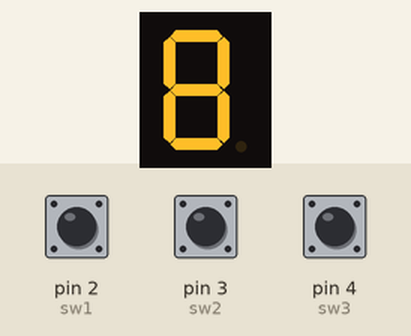
The sketch below on a simulated Arduino Uno, built with avr-gcc and run on an emulated ATmega328P. Shown: 1-digit seven-segment display. Wiring (inferred from the names in the program): 1-digit 7-segment display, segments lit when LOW: segments pin 5, pin 6, pin 7, pin 8, pin 9, pin 10, pin 11. Inputs (shaded band) come from the test bench; at power-on: pin 2 (sw1) HIGH, pin 3 (sw2) HIGH, pin 4 (sw3) HIGH. The segment pins are drawn as the display they are named for.

Above: at 1.2 s.
1.3 s: pin 2 (sw1) pulled LOW for 0.15 s
At 2.2 s:
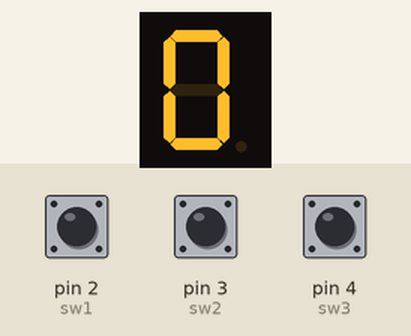
2.9 s: pin 3 (sw2) pulled LOW for 0.15 s
At 3.4 s:
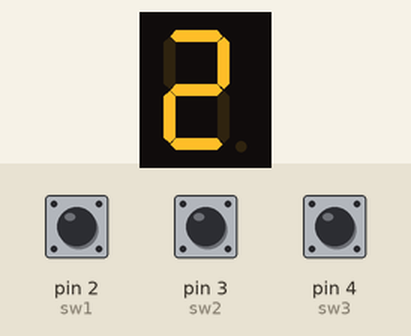
4.5 s: pin 4 (sw3) pulled LOW for 0.15 s
At 5.8 s:
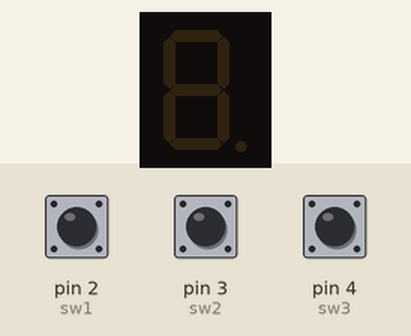
6.1 s: pin 2 (sw1) pulled LOW for 1 s
At 7.1 s:
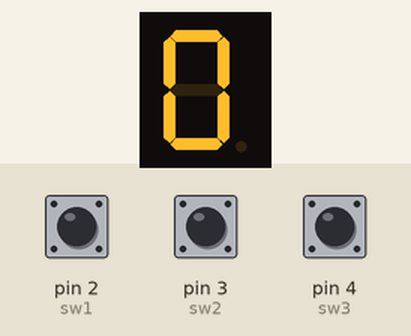
8.6 s: pin 3 (sw2) pulled LOW for 1 s
At 9.0 s:
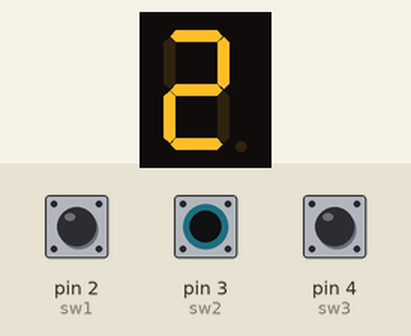
Timing chart, 0 to 11.6 s (numbered marks = the images above; inputs shaded):
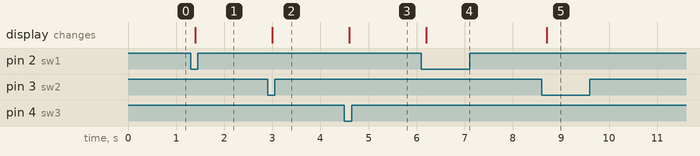

The sketch:

SEGMENT_ABSEN_NUMBER.ino
```cpp
int sw1 = 2;
int sw2 = 3;
int sw3 = 4;
int a = 5;
int b = 6;
int c = 7;
int d = 8;
int e = 9;
int f = 10;
int g = 11;

void setup() {
  pinMode(a, OUTPUT);
  pinMode(b, OUTPUT);
  pinMode(c, OUTPUT);
  pinMode(d, OUTPUT);
  pinMode(e, OUTPUT);
  pinMode(f, OUTPUT);
  pinMode(g, OUTPUT);
  pinMode(sw1,INPUT_PULLUP);
  pinMode(sw2,INPUT_PULLUP);
  pinMode(sw3,INPUT_PULLUP);
}

void loop() {
  if(digitalRead(sw1)==0){ //mencetak angka 0
    delay(100);
    digitalWrite(a, 0);
    digitalWrite(b, 0);
    digitalWrite(c, 0);
    digitalWrite(d, 0);
    digitalWrite(e, 0);
    digitalWrite(f, 0);
    digitalWrite(g, 1);
  }

  if(digitalRead(sw2)==0){ //mencetak angka 2
    delay(100);
    digitalWrite(a, 0);
    digitalWrite(b, 0);
    digitalWrite(c, 1);
    digitalWrite(d, 0);
    digitalWrite(e, 0);
    digitalWrite(f, 1);
    digitalWrite(g, 0);
  }

  if(digitalRead(sw3)==0){ //menghapus semua angka pada seven segment
    delay(100);
    digitalWrite(a, 1);
    digitalWrite(b, 1);
    digitalWrite(c, 1);
    digitalWrite(d, 1);
    digitalWrite(e, 1);
    digitalWrite(f, 1);
    digitalWrite(g, 1);
  }
}
```

Measured:
- after the input at 1.3 s, the display: changes after 0.10 s (image 1)
- after the input at 2.9 s, the display: changes after 0.10 s (image 2)
- after the input at 4.5 s, the display: changes after 0.10 s (image 3)
- after the input at 6.1 s, the display: changes after 0.10 s (image 4)
- after the input at 8.6 s, the display: changes after 0.10 s (image 5)
